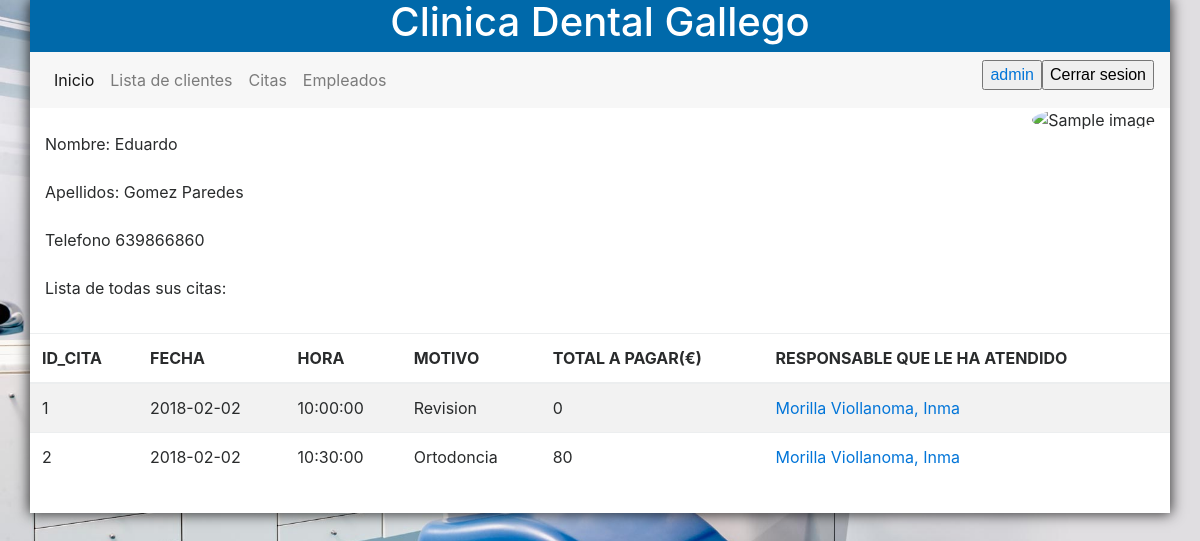
/admin/clientes/informe.php?id_usuario=2 (signed in), run on the app's committed database.
### tables this page shows
CREATE TABLE IF NOT EXISTS `usuarios` (
  `id_usuario` INT(11) NOT NULL AUTO_INCREMENT,
  `nombre` VARCHAR(100) NOT NULL,
  `apellidos` VARCHAR(200) NOT NULL,
  `telefono` INT(9) NOT NULL,
  `user` VARCHAR(45) NOT NULL,
  `password` VARCHAR(45) NOT NULL,
  `tipo` VARCHAR(5) NOT NULL,
  PRIMARY KEY (`id_usuario`));

CREATE TABLE IF NOT EXISTS `citas` (
  `numero` INT(11) NOT NULL AUTO_INCREMENT,
  `fecha` DATE NOT NULL,
  `motivo` VARCHAR(45) NOT NULL,
  `hora` time NOT NULL,
  `id_usuario` INT(11) NOT NULL,
  PRIMARY KEY (`numero`, `id_usuario`),
  CONSTRAINT
    FOREIGN KEY (`id_usuario`)
    REFERENCES `usuarios` (`id_usuario`)
    ON DELETE CASCADE
    ON UPDATE CASCADE);

CREATE TABLE IF NOT EXISTS `facturas` (
  `id_factura` INT(11) NOT NULL AUTO_INCREMENT,
  `cantidad` VARCHAR(45) NOT NULL,
  `numero` INT(11) NOT NULL,
  PRIMARY KEY (`id_factura`, `numero`),
  CONSTRAINT `numero`
    FOREIGN KEY (`numero`)
    REFERENCES `citas` (`numero`)
    ON DELETE CASCADE
    ON UPDATE CASCADE);

CREATE TABLE IF NOT EXISTS `empleados` (
  `id_empleado` INT(11) NOT NULL AUTO_INCREMENT,
  `nombre` VARCHAR(45) NOT NULL,
  `apellidos` VARCHAR(45) NOT NULL,
  `telefono` INT(9) NOT NULL,
  PRIMARY KEY (`id_empleado`));

### admin/clientes/informe.php (the view, shortened to what this page needs)
<?php
include_once '../../funciones.php';
 ?>
<!DOCTYPE html>
<html lang="es">
  <head>
    <link rel="stylesheet" href="../../css/bootstrap.min.css">
    <link rel="stylesheet" href="../../js/bootstrap.min.js">
    <link rel="stylesheet" href="../../estilo.css">
  </head>
    <body>
      <?php
      $connection=conectar();
      $id = $_GET['id_usuario'];
      $query="SELECT * from usuarios u where id_usuario = '".$id."'";
      if ($result = $connection->query($query)) {
                                 while($obj = $result->fetch_object()) {
                                       $nombre=$obj->nombre;
                                       $apellidos=$obj->apellidos;
                                       $telefono=$obj->telefono;
                                  }
      }
      ?>
      <div class="container">
          <form action="/html/tags/html_form_tag_action.cfm">
              <fieldset>
                <img src="../images/cliente/person.png" class="rounded-circle float-right" alt="Sample image"> <br>
              </fieldset>
              <fieldset class="form-group">
                    <label for="first_name">Nombre: </label>
                    <label for="first_name"><?php echo $nombre; ?> </label>
              </fieldset>
              <fieldset class="form-group">
                    <label for="last_name">Apellidos: </label>
                    <label for="first_name"><?php echo $apellidos; ?> </label>
              </fieldset>
              <fieldset class="form-group">
                    <label for="last_name">Telefono</label>
                    <label for="first_name"><?php echo $telefono; ?> </label>
              </fieldset>
              <fieldset class="form-group">
                  <label for="last_name">Lista de todas sus citas:</label>
                  <div class="row">
                    <table class="table table-striped">
                      <thead>
                        <tr>
                          <th>ID_CITA </th>
                          <th>FECHA </th>
                          <th>HORA </th>
                          <th>MOTIVO </th>
                          <th>TOTAL A PAGAR(€) </th>
                          <th>RESPONSABLE QUE LE HA ATENDIDO</th>
                        </tr>
                      </thead>
                      <?php
                            $query="SELECT c.*, f.*, e.id_empleado, e.nombre, e.apellidos from citas c
                                        join atender a on c.numero = a.numero_cita
                                        join empleados e on a.id_empleado = e.id_empleado
                                        join facturas f on c.numero = f.numero
                                        where c.id_usuario = '".$id."'";
                            if ($result = $connection->query($query)) {
                                while($obj = $result->fetch_object()) {
                                        echo "<tr>";
                                        echo "<td>".$obj->numero."</a></td>";
                                        echo "<td>".$obj->fecha."</td>";
                                        echo "<td>".$obj->hora."</td>";
                                        echo "<td>".$obj->motivo."</td>";
                                        echo "<td>".$obj->cantidad."</td>";
                                        echo "<td><a href='../empleados/informe.php?id=".$obj->id_empleado."'>".$obj->apellidos.", ".$obj->nombre."</a></td>";
                                      echo "</tr>";
                                  }
                      }
                    ?>
                  </table>
              </div>
              </fieldset>
        </form>
      </div>
    </body>
</html>

### estilo.css (style rules this page uses)
body { background-color: #aef3ff; }
.container { min-height: 400px; background: white; -webkit-box-shadow: 0px 0px 13px 1px rgba(0,0,0,0.79); -moz-box-shadow: 0px 0px 13px 1px rgba(0,0,0,0.79); box-shadow: 0px 0px 13px 1px rgba(0,0,0,0.79); }
.table { margin-top: 25px; }

### admin/clientes/informe.php (style rules this page uses)
body { background: url(../../imagenes/dental.jpg); display:flex; align-items:center; margin: auto; background-repeat:no-repeat; background-position:center center; background-attachment:fixed; -o-background-size: 100% 100%, auto; -moz-background-size: 100% 100%, auto; -webkit-background-size: 100% 100%, auto; background-size: 100% 100%, auto; }

### data on the page
usuarios: nombre "Eduardo", apellidos "Gomez Paredes", telefono "639866860"
citas: facturas.numero "1", fecha "2018-02-02", hora "10:00:00", motivo "Revision", facturas.cantidad "0", empleados.apellidos "Morilla Viollanoma", empleados.nombre "Inma"
citas: facturas.numero "2", fecha "2018-02-02", hora "10:30:00", motivo "Ortodoncia", facturas.cantidad "80", empleados.apellidos "Morilla Viollanoma", empleados.nombre "Inma"

### other printed values
$_SESSION['user'] "admin"
